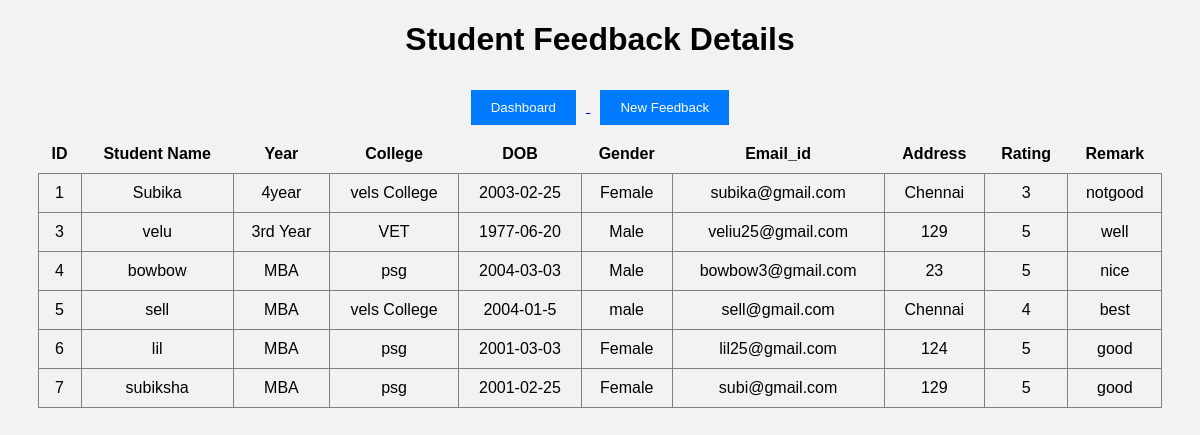
/view_feedback, run on an earlier commit of the app's database.
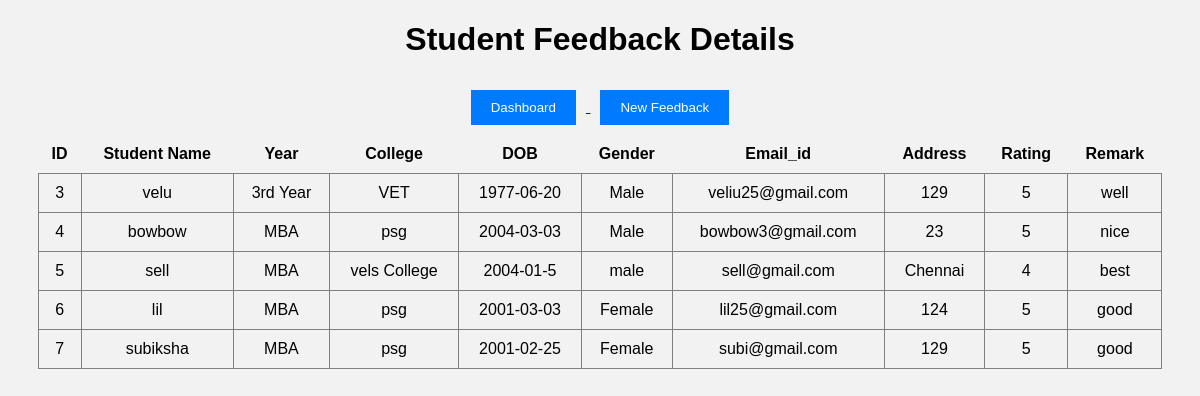
And on a later commit of the database.
### tables this page shows
CREATE TABLE "feedback" (
	"id"	INTEGER,
	"student_name"	TEXT,
	"year"	TEXT,
	"college"	TEXT,
	"dob"	TEXT,
	"gender"	TEXT,
	"email_id"	TEXT UNIQUE,
	"address"	TEXT,
	"rating"	INTEGER,
	"remark"	TEXT,
	PRIMARY KEY("id" AUTOINCREMENT)
);

### helloflask.py (the view)
@app.route("/view_feedback")
def view_feedback():
    conn=get_db()
    conn.row_factory=sqlite3.Row
    cur=conn.cursor()
    cur.execute("SELECT * FROM feedback")
    data=cur.fetchall()
    conn.close()
    return render_template(
        "view_feedback.html",
        data=data
    )

### helloflask.py (called while the page is built)
def get_db():
    conn = sqlite3.connect(DATABASE)
    conn.row_factory = sqlite3.Row
    return conn

### templates/view_feedback.html (shortened to what this page needs)
<!DOCTYPE html>
<html>
<head>
</head>
<body>
<h1>Student Feedback Details</h1>
<center>
<a href="/dashboard">
<button>Dashboard</button>
</a>
<a href="/feedback">
<button>New Feedback</button>
</a>
</center>
<table>
<tr>
<th>ID</th>
<th>Student Name</th>
<th>Year</th>
<th>College</th>
<th>DOB</th>
<th>Gender</th>
<th>Email_id</th>
<th>Address</th>
<th>Rating</th>
<th>Remark</th>
</tr>
{% for row in data %}
<tr>
<td>{{row[0]}}</td>
<td>{{row[1]}}</td>
<td>{{row[2]}}</td>
<td>{{row[3]}}</td>
<td>{{row[4]}}</td>
<td>{{row[5]}}</td>
<td>{{row[6]}}</td>
<td>{{row[7]}}</td>
<td>{{row[8]}}</td>
<td>{{row[9]}}</td>
</tr>
{% endfor %}
</table>
</body>
</html>

### templates/view_feedback.html (style rules this page uses)
body { font-family:Arial; background:#f2f2f2; }
table { width:95%; margin:auto; border-collapse:collapse; }
th { color:black; padding:10px; }
td { padding:10px; text-align:center; border:1px solid gray; }
h1 { text-align:center; }
button { padding:10px 20px; background:#007bff; color:white; border:none; margin:10px; cursor:pointer; }

What changed in the data, as far as the page shows it:
removed feedback: id "1", student_name "Subika", year "4year", college "vels College", dob "2003-02-25", gender "Female", email "subika@gmail.com", address "Chennai", rating "3", remark "notgood"
